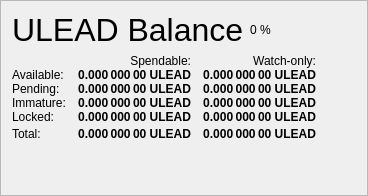
                   <widget class="QFrame" name="frame_Balances">
                    <property name="frameShape">
                     <enum>QFrame::StyledPanel</enum>
                    </property>
                    <property name="frameShadow">
                     <enum>QFrame::Raised</enum>
                    </property>
                    <layout class="QVBoxLayout" name="verticalLayout_4">
                     <item>
                      <layout class="QHBoxLayout" name="horizontalLayout_4">
                       <item>
                        <widget class="QLabel" name="label_5">
                         <property name="minimumSize">
                          <size>
                           <width>0</width>
                           <height>20</height>
                          </size>
                         </property>
                         <property name="font">
                          <font>
                           <pointsize>24</pointsize>
                           <weight>50</weight>
                           <bold>false</bold>
                          </font>
                         </property>
                         <property name="text">
                          <string>ULEAD Balance</string>
                         </property>
                        </widget>
                       </item>
                       <item>
                        <widget class="QLabel" name="labelULEADPercent">
                         <property name="text">
                          <string notr="true">0 %</string>
                         </property>
                        </widget>
                       </item>
                       <item>
                        <spacer name="horizontalSpacer_3">
                         <property name="orientation">
                          <enum>Qt::Horizontal</enum>
                         </property>
                         <property name="sizeHint" stdset="0">
                          <size>
                           <width>40</width>
                           <height>20</height>
                          </size>
                         </property>
                        </spacer>
                       </item>
                      </layout>
                     </item>
                     <item>
                      <layout class="QGridLayout" name="gridLayout">
                       <property name="horizontalSpacing">
                        <number>12</number>
                       </property>
                       <property name="verticalSpacing">
                        <number>0</number>
                       </property>
                       <item row="0" column="1">
                        <widget class="QLabel" name="labelSpendable">
                         <property name="text">
                          <string>Spendable:</string>
                         </property>
                         <property name="alignment">
                          <set>Qt::AlignRight|Qt::AlignTrailing|Qt::AlignVCenter</set>
                         </property>
                        </widget>
                       </item>
                       <item row="0" column="2">
                        <widget class="QLabel" name="labelWatchonly">
                         <property name="text">
                          <string>Watch-only:</string>
                         </property>
                         <property name="alignment">
                          <set>Qt::AlignRight|Qt::AlignTrailing|Qt::AlignVCenter</set>
                         </property>
                        </widget>
                       </item>
                       <item row="1" column="0">
                        <widget class="QLabel" name="labelBalanceText">
                         <property name="text">
                          <string>Available:</string>
                         </property>
                        </widget>
                       </item>
                       <item row="1" column="1">
                        <widget class="QLabel" name="labelBalance">
                         <property name="font">
                          <font>
                           <weight>75</weight>
                           <bold>true</bold>
                          </font>
                         </property>
                         <property name="cursor">
                          <cursorShape>IBeamCursor</cursorShape>
                         </property>
                         <property name="toolTip">
                          <string>Your current spendable balance</string>
                         </property>
                         <property name="text">
                          <string notr="true">0.000 000 00 ULEAD</string>
                         </property>
                         <property name="alignment">
                          <set>Qt::AlignRight|Qt::AlignTrailing|Qt::AlignVCenter</set>
                         </property>
                         <property name="textInteractionFlags">
                          <set>Qt::LinksAccessibleByMouse|Qt::TextSelectableByKeyboard|Qt::TextSelectableByMouse</set>
                         </property>
                        </widget>
                       </item>
                       <item row="1" column="2">
                        <widget class="QLabel" name="labelWatchAvailable">
                         <property name="font">
                          <font>
                           <weight>75</weight>
                           <bold>true</bold>
                          </font>
                         </property>
                         <property name="cursor">
                          <cursorShape>IBeamCursor</cursorShape>
                         </property>
                         <property name="toolTip">
                          <string>Your current balance in watch-only addresses</string>
                         </property>
                         <property name="text">
                          <string notr="true">0.000 000 00 ULEAD</string>
                         </property>
                         <property name="alignment">
                          <set>Qt::AlignRight|Qt::AlignTrailing|Qt::AlignVCenter</set>
                         </property>
                         <property name="textInteractionFlags">
                          <set>Qt::LinksAccessibleByMouse|Qt::TextSelectableByKeyboard|Qt::TextSelectableByMouse</set>
                         </property>
                        </widget>
                       </item>
                       <item row="2" column="0">
                        <widget class="QLabel" name="labelPendingText">
                         <property name="text">
                          <string>Pending:</string>
                         </property>
                        </widget>
                       </item>
                       <item row="2" column="1">
                        <widget class="QLabel" name="labelUnconfirmed">
                         <property name="font">
                          <font>
                           <weight>75</weight>
                           <bold>true</bold>
                          </font>
                         </property>
                         <property name="cursor">
                          <cursorShape>IBeamCursor</cursorShape>
                         </property>
                         <property name="toolTip">
                          <string>Total of transactions that have yet to be confirmed, and do not yet count toward the spendable balance</string>
                         </property>
                         <property name="text">
                          <string notr="true">0.000 000 00 ULEAD</string>
                         </property>
                         <property name="alignment">
                          <set>Qt::AlignRight|Qt::AlignTrailing|Qt::AlignVCenter</set>
                         </property>
                         <property name="textInteractionFlags">
                          <set>Qt::LinksAccessibleByMouse|Qt::TextSelectableByKeyboard|Qt::TextSelectableByMouse</set>
                         </property>
                        </widget>
                       </item>
                       <item row="2" column="2">
                        <widget class="QLabel" name="labelWatchPending">
                         <property name="font">
                          <font>
                           <weight>75</weight>
                           <bold>true</bold>
                          </font>
                         </property>
                         <property name="cursor">
                          <cursorShape>IBeamCursor</cursorShape>
                         </property>
                         <property name="toolTip">
                          <string>Unconfirmed transactions to watch-only addresses</string>
                         </property>
                         <property name="text">
                          <string notr="true">0.000 000 00 ULEAD</string>
                         </property>
                         <property name="alignment">
                          <set>Qt::AlignRight|Qt::AlignTrailing|Qt::AlignVCenter</set>
                         </property>
                         <property name="textInteractionFlags">
                          <set>Qt::LinksAccessibleByMouse|Qt::TextSelectableByKeyboard|Qt::TextSelectableByMouse</set>
                         </property>
                        </widget>
                       </item>
                       <item row="3" column="0">
                        <widget class="QLabel" name="labelImmatureText">
                         <property name="text">
                          <string>Immature:</string>
                         </property>
                        </widget>
                       </item>
                       <item row="3" column="1">
                        <widget class="QLabel" name="labelImmature">
                         <property name="font">
                          <font>
                           <weight>75</weight>
                           <bold>true</bold>
                          </font>
                         </property>
                         <property name="cursor">
                          <cursorShape>IBeamCursor</cursorShape>
                         </property>
                         <property name="toolTip">
                          <string>Staked or masternode rewards that has not yet matured</string>
                         </property>
                         <property name="text">
                          <string notr="true">0.000 000 00 ULEAD</string>
                         </property>
                         <property name="alignment">
                          <set>Qt::AlignRight|Qt::AlignTrailing|Qt::AlignVCenter</set>
                         </property>
                         <property name="textInteractionFlags">
                          <set>Qt::LinksAccessibleByMouse|Qt::TextSelectableByKeyboard|Qt::TextSelectableByMouse</set>
                         </property>
                        </widget>
                       </item>
                       <item row="3" column="2">
                        <widget class="QLabel" name="labelWatchImmature">
                         <property name="font">
                          <font>
                           <weight>75</weight>
                           <bold>true</bold>
                          </font>
                         </property>
                         <property name="cursor">
                          <cursorShape>IBeamCursor</cursorShape>
                         </property>
                         <property name="toolTip">
                          <string>Staked or masternode rewards in watch-only addresses that has not yet matured</string>
                         </property>
                         <property name="text">
                          <string notr="true">0.000 000 00 ULEAD</string>
                         </property>
                         <property name="alignment">
                          <set>Qt::AlignRight|Qt::AlignTrailing|Qt::AlignVCenter</set>
                         </property>
                         <property name="textInteractionFlags">
                          <set>Qt::LinksAccessibleByMouse|Qt::TextSelectableByKeyboard|Qt::TextSelectableByMouse</set>
                         </property>
                        </widget>
                       </item>
                       <item row="4" column="0">
                        <widget class="QLabel" name="labelLockedBalanceText">
                         <property name="toolTip">
                          <string>Locked ULEAD or Masternode collaterals. These are excluded from zULEAD minting.</string>
                         </property>
                         <property name="text">
                          <string>Locked:</string>
                         </property>
                        </widget>
                       </item>
                       <item row="4" column="1">
                        <widget class="QLabel" name="labelLockedBalance">
                         <property name="font">
                          <font>
                           <weight>75</weight>
                           <bold>true</bold>
                          </font>
                         </property>
                         <property name="cursor">
                          <cursorShape>IBeamCursor</cursorShape>
                         </property>
                         <property name="toolTip">
                          <string>Locked ULEAD or Masternode collaterals. These are excluded from zULEAD minting.</string>
                         </property>
                         <property name="text">
                          <string notr="true">0.000 000 00 ULEAD</string>
                         </property>
                         <property name="alignment">
                          <set>Qt::AlignRight|Qt::AlignTrailing|Qt::AlignVCenter</set>
                         </property>
                         <property name="textInteractionFlags">
                          <set>Qt::LinksAccessibleByMouse|Qt::TextSelectableByKeyboard|Qt::TextSelectableByMouse</set>
                         </property>
                        </widget>
                       </item>
                       <item row="4" column="2">
                        <widget class="QLabel" name="labelWatchLocked">
                         <property name="font">
                          <font>
                           <weight>75</weight>
                           <bold>true</bold>
                          </font>
                         </property>
                         <property name="cursor">
                          <cursorShape>IBeamCursor</cursorShape>
                         </property>
                         <property name="toolTip">
                          <string>Current locked balance in watch-only addresses</string>
                         </property>
                         <property name="text">
                          <string notr="true">0.000 000 00 ULEAD</string>
                         </property>
                         <property name="alignment">
                          <set>Qt::AlignRight|Qt::AlignTrailing|Qt::AlignVCenter</set>
                         </property>
                         <property name="textInteractionFlags">
                          <set>Qt::LinksAccessibleByMouse|Qt::TextSelectableByKeyboard|Qt::TextSelectableByMouse</set>
                         </property>
                        </widget>
                       </item>
                       <item row="5" column="0">
                        <widget class="QLabel" name="labelTotalText">
                         <property name="toolTip">
                          <string>Your current ULead balance, unconfirmed and immature transactions included</string>
                         </property>
                         <property name="text">
                          <string>Total:</string>
                         </property>
                        </widget>
                       </item>
                       <item row="5" column="1">
                        <widget class="QLabel" name="labelTotal">
                         <property name="font">
                          <font>
                           <weight>75</weight>
                           <bold>true</bold>
                          </font>
                         </property>
                         <property name="cursor">
                          <cursorShape>IBeamCursor</cursorShape>
                         </property>
                         <property name="toolTip">
                          <string>Your current ULead balance, unconfirmed and immature transactions included</string>
                         </property>
                         <property name="text">
                          <string notr="true">0.000 000 00 ULEAD</string>
                         </property>
                         <property name="alignment">
                          <set>Qt::AlignRight|Qt::AlignTrailing|Qt::AlignVCenter</set>
                         </property>
                         <property name="textInteractionFlags">
                          <set>Qt::LinksAccessibleByMouse|Qt::TextSelectableByKeyboard|Qt::TextSelectableByMouse</set>
                         </property>
                        </widget>
                       </item>
                       <item row="5" column="2">
                        <widget class="QLabel" name="labelWatchTotal">
                         <property name="font">
                          <font>
                           <weight>75</weight>
                           <bold>true</bold>
                          </font>
                         </property>
                         <property name="cursor">
                          <cursorShape>IBeamCursor</cursorShape>
                         </property>
                         <property name="toolTip">
                          <string>Current total balance in watch-only addresses</string>
                         </property>
                         <property name="text">
                          <string notr="true">0.000 000 00 ULEAD</string>
                         </property>
                         <property name="alignment">
                          <set>Qt::AlignRight|Qt::AlignTrailing|Qt::AlignVCenter</set>
                         </property>
                         <property name="textInteractionFlags">
                          <set>Qt::LinksAccessibleByMouse|Qt::TextSelectableByKeyboard|Qt::TextSelectableByMouse</set>
                         </property>
                        </widget>
                       </item>
                       <item row="5" column="3">
                        <spacer name="horizontalSpacer_9">
                         <property name="orientation">
                          <enum>Qt::Horizontal</enum>
                         </property>
                         <property name="sizeHint" stdset="0">
                          <size>
                           <width>40</width>
                           <height>20</height>
                          </size>
                         </property>
                        </spacer>
                       </item>
                      </layout>
                     </item>
                     <item>
                      <spacer name="verticalSpacer_3">
                       <property name="orientation">
                        <enum>Qt::Vertical</enum>
                       </property>
                       <property name="sizeHint" stdset="0">
                        <size>
                         <width>20</width>
                         <height>40</height>
                        </size>
                       </property>
                      </spacer>
                     </item>
                    </layout>
                   </widget>
